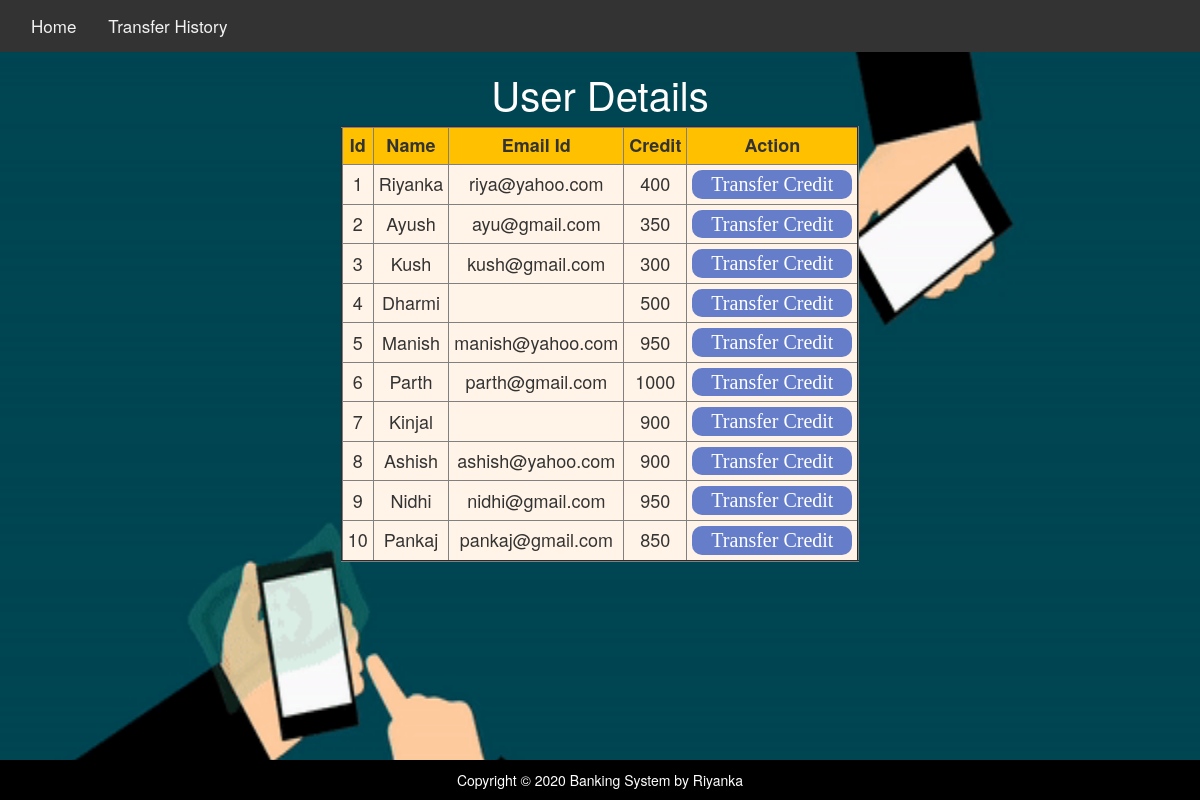
Screenshot of /user.php with the database file from the repository.
### tables this page shows
CREATE TABLE `user` (
  `id` int(11) NOT NULL,
  `name` varchar(255) DEFAULT NULL,
  `email` varchar(255) NOT NULL,
  `credit` int(11) NOT NULL
);

### resources/functions.php (the view, shortened to what this page needs)
<?php
  function query($sql){
    global $connection;
    return mysqli_query($connection, $sql);
  }
  function getusers()
  {
	$query = query("select * from user");
	$table1 = <<<DELIMETER
		<table id='my_table' class='w-auto' border='2'>
			<tr>
				<th>Id</th>
				<th>Name</th>
				<th>Email Id</th>
				<th>Credit</th>
				<th>Action</th>
			</tr>
DELIMETER;
echo $table1;
			while($row = mysqli_fetch_assoc($query))
			{
				$row1= <<<DELIMETER
				<tr>
					<td> {$row['id']} </td>
					<td>{$row['name']} </td>
					<td> {$row['email']} </td>
					<td>{$row['credit']} </td>
					<td><a class='text-white' href='viewuser.php?id={$row['id']} '><button class='btn1'>Transfer Credit</button></a></td>
				</tr>
DELIMETER;
				echo $row1;
			}
			echo "</table>";
  }
?>

### user.php (shortened to what this page needs)
<!DOCTYPE html>
<html>
	<head>
		<link rel="stylesheet" href="https://maxcdn.bootstrapcdn.com/bootstrap/3.3.7/css/bootstrap.min.css">
		<link rel="stylesheet" href="https://maxcdn.bootstrapcdn.com/bootstrap/3.3.7/css/bootstrap-theme.min.css">
		<link rel="stylesheet" href="https://cdnjs.cloudflare.com/ajax/libs/font-awesome/4.7.0/css/font-awesome.min.css">
		<link href="css/bootstrap.min.css" rel="stylesheet">
		<link type="text/css" rel="stylesheet" href="css/user.css" >
	</head>
	<body>
		<div class="container topnav" id="myTopnav">
			<a href="index.php" class="active">Home</a>
			<a href="transferhistory.php">Transfer History</a>
		</div>
			<h1>User Details</h1>
			<?php getusers(); ?>
			<?php include'resources/footer.php' ; ?>
	</body>

### resources/footer.php (shortened to what this page needs)
<!DOCTYPE html>
<html>
	<head>
	</head>
	<body>
		<div class="fixed-footer">
			<p>
				Copyright &copy; 2020 Banking System by Riyanka
			</p>
		</div>
	</body>
</html>

### css/user.css (style rules this page uses)
* { margin: 0; padding: 0; }
html,body { height: 100%; }
body { background: url(../images/transfer1.gif) no-repeat center center fixed; background-size: 100% 100%; padding: 0; }
h1 { font-size: 40px; text-align: center; color: white; }
.container { background-color: black; }
.topnav { overflow: hidden; background-color: #333; width: 100%; }
.topnav a { float: left; display: block; color: #f2f2f2; text-align: center; padding: 14px 16px; text-decoration: none; font-size: 17px; }
#my_table { margin: 0 auto; font-size: 18px; border-style: groove; background-color: #FFF4E7; margin-bottom: 10%; }
th { background-color:#FFC000; }
th,td { text-align: center; padding: 5px; }
.btn1 { background-color: #667ECA; color: white; border: none; width: 160px; text-align: center; border-radius: 10px; font-size: 20px; transition-duration: 0.4s; cursor: pointer; font-family:Avanta Garde; }

### resources/footer.php (style rules this page uses)
.fixed-footer { position: fixed; left: 0; bottom: 0; width: 100%; background-color: black; color: white; text-align: center; padding-top: 10px }

### rows the page displays
user: id "1", name "Riyanka", email "riya@yahoo.com", credit "400"
user: id "2", name "Ayush", email "ayu@gmail.com", credit "350"
user: id "3", name "Kush", email "kush@gmail.com", credit "300"
user: id "4", name "Dharmi", credit "500"
user: id "5", name "Manish", email "manish@yahoo.com", credit "950"
user: id "6", name "Parth", email "parth@gmail.com", credit "1000"
user: id "7", name "Kinjal", credit "900"
user: id "8", name "Ashish", email "ashish@yahoo.com", credit "900"
user: id "9", name "Nidhi", email "nidhi@gmail.com", credit "950"
user: id "10", name "Pankaj", email "pankaj@gmail.com", credit "850"
